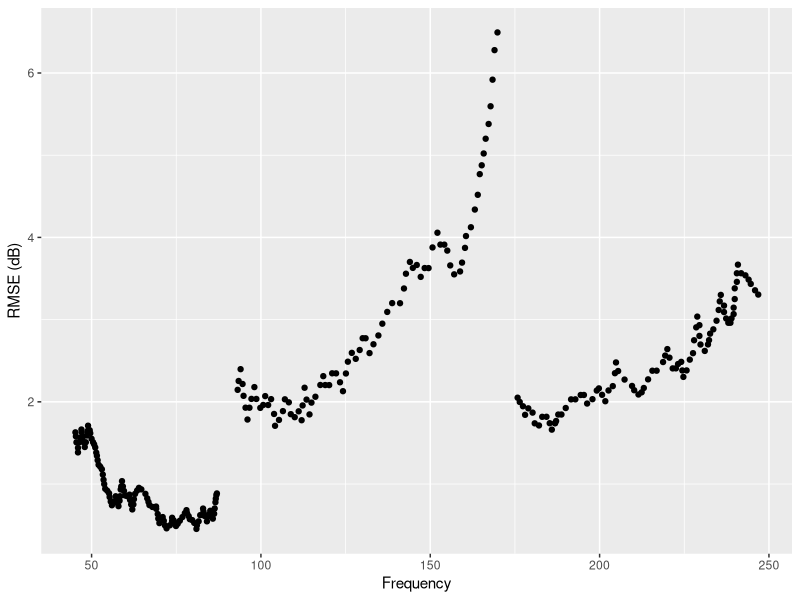
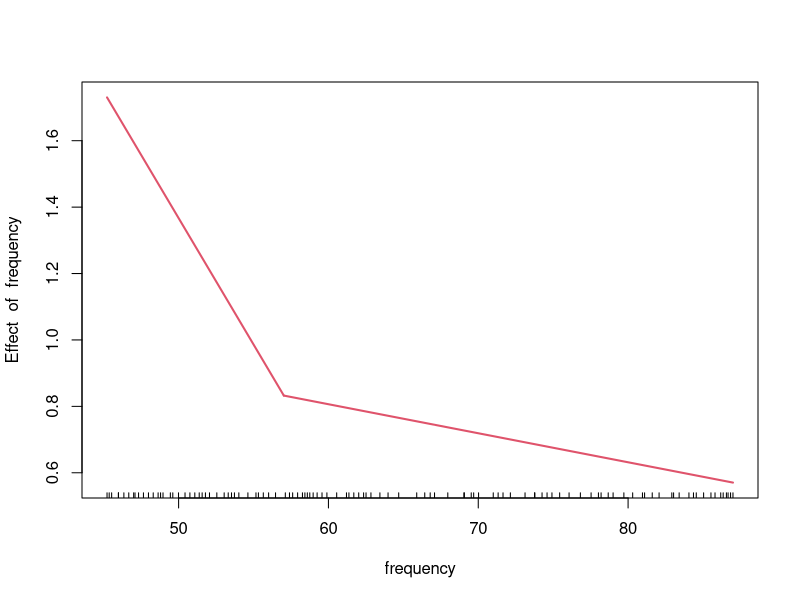
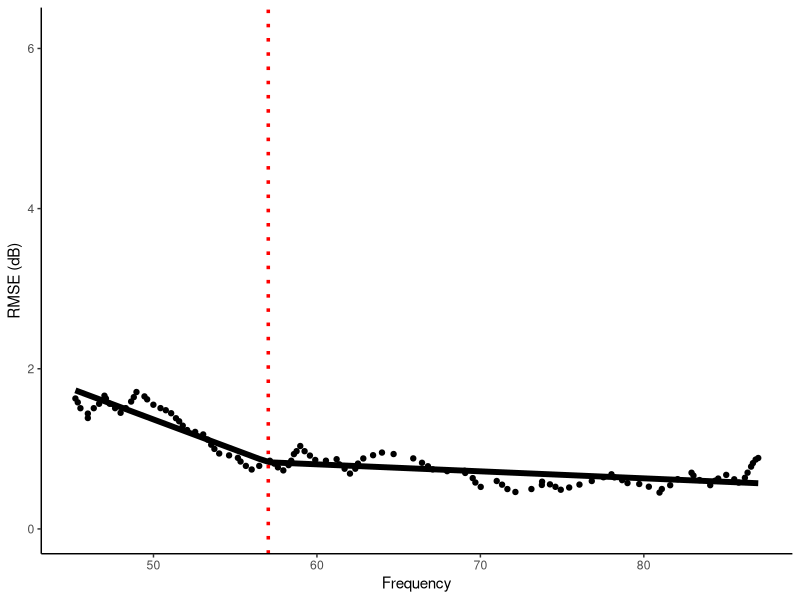
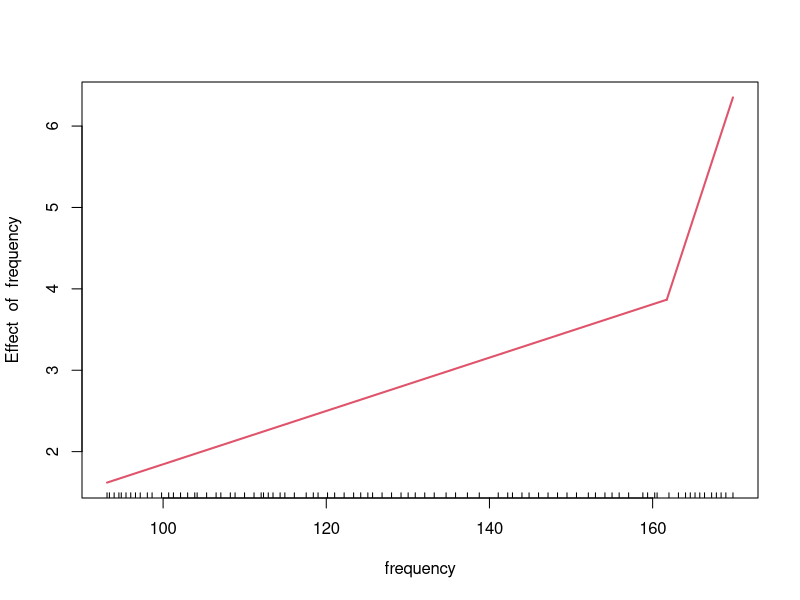
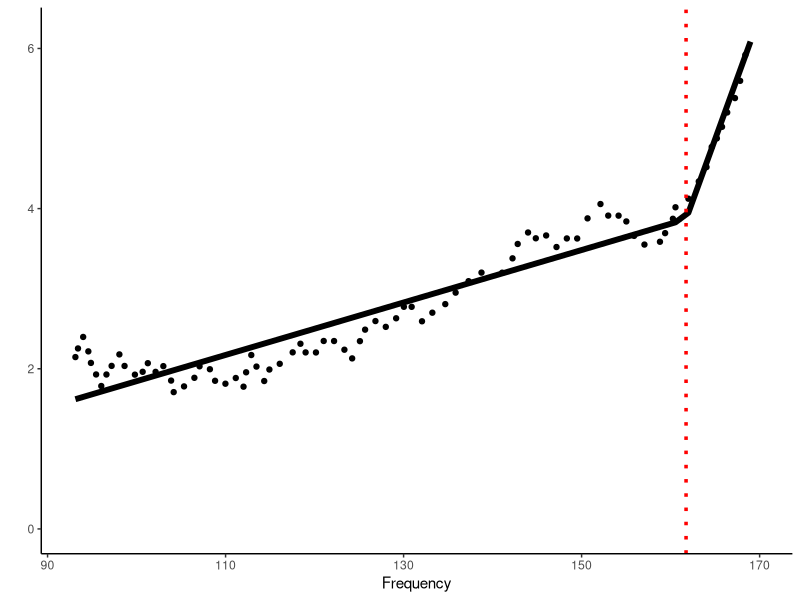

Reproduce these figures in R, in order. (Note: this script raises an error after producing the figures.)
### Frequency-specfic RMSE breakpoint analysis
# AJR: 2023-06-06

library(here)
library(tidyverse)
library(segmented)
library(patchwork)

# Read data
dat <- read_csv(here("ExploratoryAnalysis","calibrationAssessment","rmse_freqSpecific.csv"))

# Look at data
p1 <- ggplot(data = dat) +
  geom_point(aes(x=frequency, y=rmse)) +
  ylab("RMSE (dB)") +
  xlab("Frequency")
p1

# Breakpoint analysis - is there a split where we shouldn't keep data, based on calibration variance?
# 70kHz transducer
dat70 <- filter(dat, frequency <= 90)
modlm70 <- lm(rmse~frequency,dat70)
bpMod70 <- segmented(modlm70, seg.Z = ~frequency)
fit70 <- numeric(length(frequency)) * NA
fit70[complete.cases(rowSums(cbind(dat70$rmse, dat70$frequency)))] <- broken.line(bpMod70)$fit
(a <- summary(bpMod70))
plot(bpMod70)

p70 <- ggplot(data = dat70) +
  geom_point(aes(x=frequency, y=rmse)) +
  geom_line(aes(x=frequency, y=fit70),linewidth=2) +
  geom_vline(xintercept = a$psi[2], colour="red", linetype="dotted", linewidth=1.2) +
  ylab("RMSE (dB)") +
  xlab("Frequency") +
  theme_classic()+
  ylim(c(0,6.2)) #turn on or off; useful for comparing all three transducers
p70

# 120kHz transducer
dat120 <- filter(dat, frequency > 90 & frequency < 170)
modlm120 <- lm(rmse~frequency,dat120)
bpMod120 <- segmented(modlm120, seg.Z = ~frequency)
fit120 <- numeric(length(frequency)) * NA
fit120[complete.cases(rowSums(cbind(dat120$rmse, dat120$frequency)))] <- broken.line(bpMod120)$fit
(b <- summary(bpMod120))
plot(bpMod120)

p120 <- ggplot(data = dat120) +
  geom_point(aes(x=frequency, y=rmse)) +
  geom_line(aes(x=frequency, y=fit120), linewidth=2) +
  geom_vline(xintercept = b$psi[2], colour="red", linetype="dotted", linewidth=1.2) +
  ylab("") +
  xlab("Frequency") +
  theme_classic() +
  ylim(c(0,6.2)) #turn on or off; useful for comparing all three transducers
p120

# 200kHz transducer
dat200 <- filter(dat, frequency > 170)
modlm200 <- lm(rmse~frequency,dat200)
bpMod200 <- segmented(modlm, seg.Z = ~frequency)
fit200 <- numeric(length(frequency)) * NA
fit200[complete.cases(rowSums(cbind(dat200$rmse, dat200$frequency)))] <- broken.line(bpMod200)$fit
(c <- summary(bpMod200))
plot(bpMod200)

p200 <- ggplot(data = dat200) +
  geom_point(aes(x=frequency, y=rmse)) +
  geom_line(aes(x=frequency, y=fit200), linewidth=2) +
  geom_vline(xintercept = c$psi[2], colour="red", linetype="dotted", linewidth=1.2) +
  ylab("") +
  xlab("Frequency") +
  theme_classic() +
  ylim(c(0,6.2)) #turn on or off; useful for comparing all three transducers
p200

p70+p120+p200 #Plot all together
